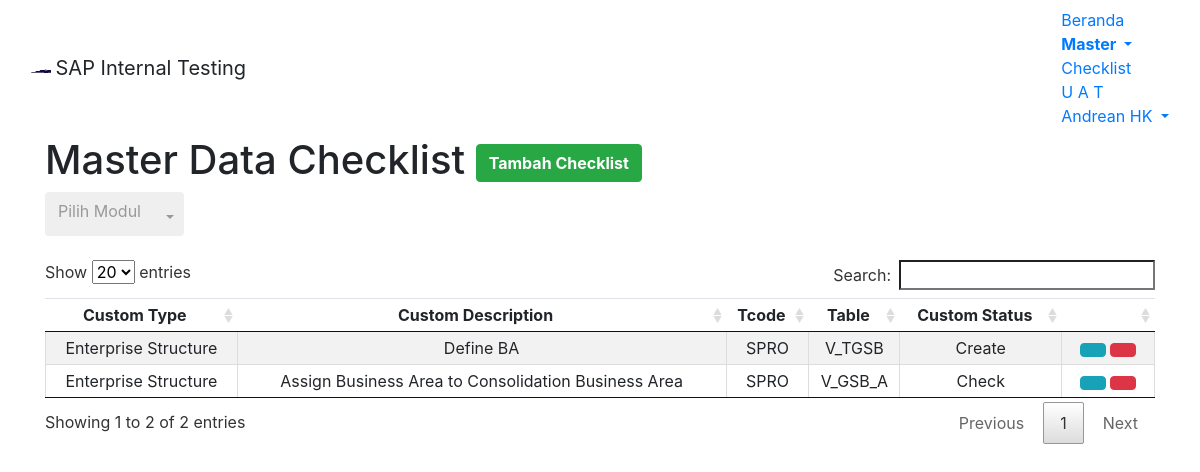
Page /module/home/m-check.php (signed in) on the committed database.
### tables this page shows
CREATE TABLE `m_check` (
  `c_id` int(11) NOT NULL,
  `ctype` varchar(255) NOT NULL,
  `ctypedesc` varchar(255) NOT NULL,
  `ctcode` varchar(255) NOT NULL,
  `ctable` varchar(255) NOT NULL,
  `cstat` varchar(255) NOT NULL,
  `cmodul` varchar(255) DEFAULT NULL,
  `chg_by` varchar(255) DEFAULT NULL,
  `chg_date` datetime DEFAULT NULL
);

### module/home/m-check.php (the view, shortened to what this page needs)
<!DOCTYPE html>
<?php
	$root = "../../";
?>
 <html lang="en-US">
<head>
<link href="<?php echo $root; ?>assets/css/bootstrap.min.css" rel="stylesheet">
<link href="<?php echo $root; ?>assets/datatables/media/css/jquery.dataTables.min.css" rel="stylesheet">
<link href="<?php echo $root; ?>assets/bs-select/css/bootstrap-select.min.css" rel="stylesheet">
<link href="<?php echo $root; ?>assets/bs-select/css/bootstrap-select.min.css" rel="stylesheet">
<body>
	<nav class="navbar navbar-default">
	  <div class="container-fluid">
		<div class="navbar-header">
		  <img alt="Samator" class="navbar-text" src="<?php echo $root; ?>assets/images/s-logo.png" width="20" height="20">
		  <a class="navbar-brand">SAP Internal Testing</a>
		</div>
		<ul class="nav navbar-nav navbar-right">
			<li><a href="<?php echo $root; ?>module/home/home.php">Beranda</a></li>
			<li class="dropdown active">
				<a class="dropdown-toggle" data-toggle="dropdown" href="#"><b>Master
				<span class="caret"></span></b></a>
			</li>
			<li><a href="<?php echo $root; ?>module/home/checklist.php">Checklist</a></li>
			<li><a href="<?php echo $root; ?>module/home/uat.php">U A T</a></li>
			<li class="dropdown">
				<a class="dropdown-toggle" data-toggle="dropdown" href="#"><span class="glyphicon glyphicon-user" aria-hidden="true"></span>
				<?php echo $_SESSION["longname"]; ?>
				<span class="caret"></span></a>
			</li>
		</ul>
	  </div>
	</nav>
	<div class="container container-fluid">
		<h1>Master Data Checklist
			<button type="button" class="btn btn-success pull-right" data-toggle="modal" data-target="#modalAddCheck"><span class="glyphicon glyphicon-plus"></span> <b>Tambah Checklist</b></button>
		</h1>
	</div>
	<div class="container container-fluid">
	</div><br>
	<div class="container container-fluid">
		<table id="tableMCheck" class="table table-hover text-center table-striped compact cell-border">
			<thead>
				<tr>
					<td><b>Custom Type</b></td>
					<td><b>Custom Description</b></td>
					<td><b>Tcode</b></td>
					<td><b>Table</b></td>
					<td><b>Custom Status</b></td>
					<td class="col-md-1"></td>
				</tr>
			</thead>
			<tbody data-link="row">
			<?php
				$con = mysqli_connect("localhost","root","","saptest");
				if ($_SESSION['modul']=="ABAP" || $_SESSION['modul']=="BASIS")
				{
					$query = "SELECT * FROM m_check";
				}
				else
				{
					$query = "SELECT * FROM m_check WHERE cmodul='$_SESSION[modul]'";
				}
				$result = mysqli_query($con,$query);
				while($row = mysqli_fetch_array($result,MYSQLI_ASSOC))
				{
					echo "<tr>";
						echo "<td style:'border=1px solid black'>".$row['ctype']."</td>";
						echo "<td style:'border=1px solid black'>".$row['ctypedesc']."</td>";
						echo "<td style:'border=1px solid black'>".$row['ctcode']."</td>";
						echo "<td style:'border=1px solid black'>".$row['ctable']."</td>";
						echo "<td style:'border=1px solid black'>".$row['cstat']."</td>";
			?>
							<td><a type='button' class='btn btn-info btn-xs' data-toggle='modal' href="#modalEditCheck<?php echo $row['c_id']; ?>"><span class='glyphicon glyphicon-pencil'></span></a>
							<a type='button' class='btn btn-danger btn-xs' data-toggle='modal' href="#modalDelCheck<?php echo $row['c_id']; ?>"><span class='glyphicon glyphicon-trash'></span></a></td>
			<?php
					echo "</tr>";
				}
			?>
			</tbody>
		</table>
	</div>
</body>

### rows in the picture
m_check: ctype "Enterprise Structure", ctypedesc "Define BA", ctcode "SPRO", ctable "V_TGSB", cstat "Create"
m_check: ctype "Enterprise Structure", ctypedesc "Assign Business Area to Consolidation Business Area", ctcode "SPRO", ctable "V_GSB_A", cstat "Check"

### other values in the picture
$_SESSION["longname"] "Andrean HK"
